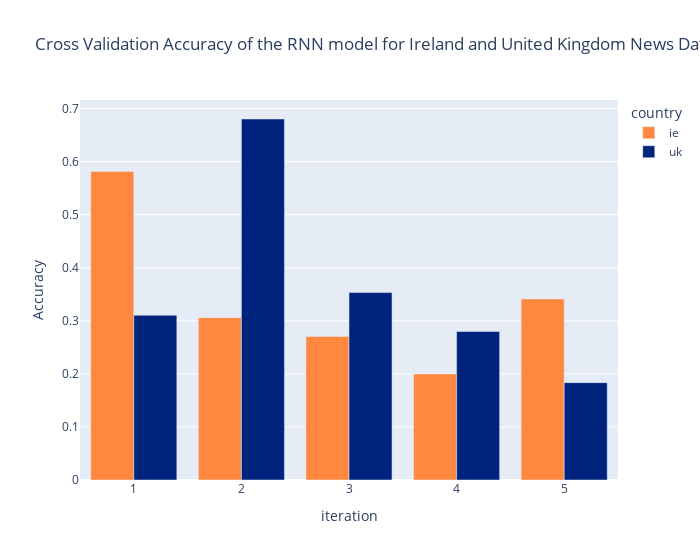
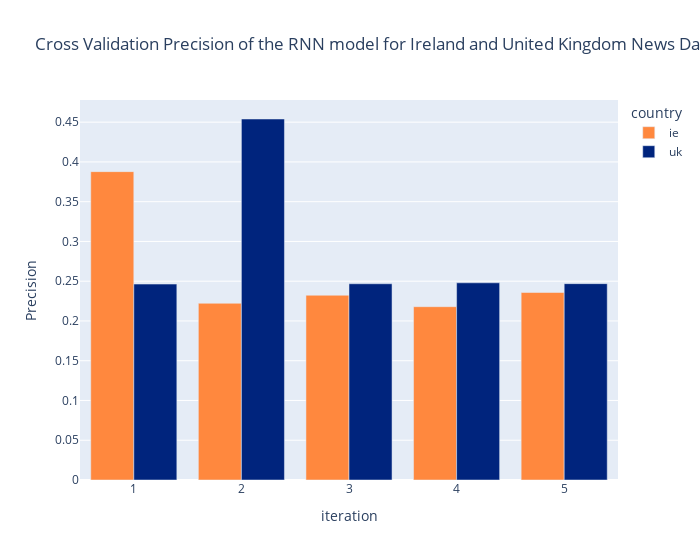

Notebook code for these charts, in order:
### Code cell
import plotly.graph_objects as go

crossValidationMetrics = [
    {
        "Accuracy":  0.5813953488372093,
        "Precision": 0.3877777777777778,
        "Recall": 0.3904286770140429,
        "F1 Score": 0.38749194068343,
        "iteration": 1,
        "country": "ie"
    },
    {
        "Accuracy":  0.3058823529411765,
        "Precision": 0.2222222222222222,
        "Recall": 0.19259259259259257,
        "F1 Score": 0.2063492063492063,
        "iteration": 2,
        "country": "ie"
    },
    {
        "Accuracy":  0.27058823529411763,
        "Precision": 0.23232323232323235,
        "Recall": 0.17037037037037037,
        "F1 Score": 0.19658119658119658,
        "iteration": 3,
        "country": "ie"
    },
    {
        "Accuracy":  0.2,
        "Precision": 0.21794871794871795,
        "Recall": 0.1259259259259259,
        "F1 Score": 0.15962441314553993,
        "iteration": 4,
        "country": "ie"
    },
    {
        "Accuracy":  0.3411764705882353,
        "Precision": 0.23577235772357721,
        "Recall": 0.21481481481481482,
        "F1 Score": 0.22480620155038758,
        "iteration": 5,
        "country": "ie"
    },
    {
        "Accuracy":  0.3105022831050228,
        "Precision": 0.24637681159420288,
        "Recall": 0.20420420420420418,
        "F1 Score": 0.22331691297208536,
        "iteration": 1,
        "country": "uk"
    },
    {
        "Accuracy":  0.680365296803653,
        "Precision": 0.45396825396825397,
        "Recall": 0.4557800224466891,
        "F1 Score": 0.4545848173755151,
        "iteration": 2,
        "country": "uk"
    },
    {
        "Accuracy":  0.3532110091743119,
        "Precision": 0.2467948717948718,
        "Recall": 0.2333333333333333,
        "F1 Score": 0.23987538940809972,
        "iteration": 3,
        "country": "uk"
    },
    {
        "Accuracy":  0.2798165137614679,
        "Precision": 0.24796747967479674,
        "Recall": 0.1831831831831832,
        "F1 Score": 0.21070811744386875,
        "iteration": 4,
        "country": "uk"
    },
    {
        "Accuracy":  0.1834862385321101,
        "Precision": 0.24691358024691357,
        "Recall": 0.12012012012012012,
        "F1 Score": 0.1616161616161616,
        "iteration": 5,
        "country": "uk"
    }
]

crossValidationMetrics = pd.DataFrame(crossValidationMetrics)
fig = px.bar(crossValidationMetrics, x="iteration", y="Accuracy",
             color='country', barmode='group',
             color_discrete_map={
                 "ie": "#FF883E",
                 "uk": "#00247D"
             },
             title="Cross Validation Accuracy of the RNN model for Ireland and United Kingdom News Datasets",
             width=700, labels={'x': 'Parameters', 'y': 'Accuracy'})
fig.show()
fig = px.bar(crossValidationMetrics, x="iteration", y="Precision",
             color='country', barmode='group',
             color_discrete_map={
                 "ie": "#FF883E",
                 "uk": "#00247D"
             },
             title="Cross Validation Precision of the RNN model for Ireland and United Kingdom News Datasets",
             width=700, labels={'x': 'Parameters', 'y': 'Accuracy'})
fig.show()

### Figure 1 — Plotly figure (JSON) as saved in the notebook; plotly's stock layout.template omitted (floating-point values rounded to 4 significant figures)
{"data": [{"alignmentgroup": "True", "hovertemplate": "country=ie<br>iteration=%{x}<br>Accuracy=%{y}<extra></extra>", "legendgroup": "ie", "marker": {"color": "#FF883E", "pattern": {"shape": ""}}, "name": "ie", "offsetgroup": "ie", "orientation": "v", "showlegend": true, "textposition": "auto", "type": "bar", "x": [1, 2, 3, 4, 5], "xaxis": "x", "y": [0.5814, 0.3059, 0.2706, 0.2, 0.3412], "yaxis": "y"}, {"alignmentgroup": "True", "hovertemplate": "country=uk<br>iteration=%{x}<br>Accuracy=%{y}<extra></extra>", "legendgroup": "uk", "marker": {"color": "#00247D", "pattern": {"shape": ""}}, "name": "uk", "offsetgroup": "uk", "orientation": "v", "showlegend": true, "textposition": "auto", "type": "bar", "x": [1, 2, 3, 4, 5], "xaxis": "x", "y": [0.3105, 0.6804, 0.3532, 0.2798, 0.1835], "yaxis": "y"}], "layout": {"barmode": "group", "legend": {"title": {"text": "country"}, "tracegroupgap": 0}, "title": {"text": "Cross Validation Accuracy of the RNN model for Ireland and United Kingdom News Datasets"}, "width": 700, "xaxis": {"anchor": "y", "domain": [0, 1], "title": {"text": "iteration"}}, "yaxis": {"anchor": "x", "domain": [0, 1], "title": {"text": "Accuracy"}}}}

### Figure 2 — Plotly figure (JSON) as saved in the notebook; plotly's stock layout.template omitted (floating-point values rounded to 4 significant figures)
{"data": [{"alignmentgroup": "True", "hovertemplate": "country=ie<br>iteration=%{x}<br>Precision=%{y}<extra></extra>", "legendgroup": "ie", "marker": {"color": "#FF883E", "pattern": {"shape": ""}}, "name": "ie", "offsetgroup": "ie", "orientation": "v", "showlegend": true, "textposition": "auto", "type": "bar", "x": [1, 2, 3, 4, 5], "xaxis": "x", "y": [0.3878, 0.2222, 0.2323, 0.2179, 0.2358], "yaxis": "y"}, {"alignmentgroup": "True", "hovertemplate": "country=uk<br>iteration=%{x}<br>Precision=%{y}<extra></extra>", "legendgroup": "uk", "marker": {"color": "#00247D", "pattern": {"shape": ""}}, "name": "uk", "offsetgroup": "uk", "orientation": "v", "showlegend": true, "textposition": "auto", "type": "bar", "x": [1, 2, 3, 4, 5], "xaxis": "x", "y": [0.2464, 0.454, 0.2468, 0.248, 0.2469], "yaxis": "y"}], "layout": {"barmode": "group", "legend": {"title": {"text": "country"}, "tracegroupgap": 0}, "title": {"text": "Cross Validation Precision of the RNN model for Ireland and United Kingdom News Datasets"}, "width": 700, "xaxis": {"anchor": "y", "domain": [0, 1], "title": {"text": "iteration"}}, "yaxis": {"anchor": "x", "domain": [0, 1], "title": {"text": "Precision"}}}}
